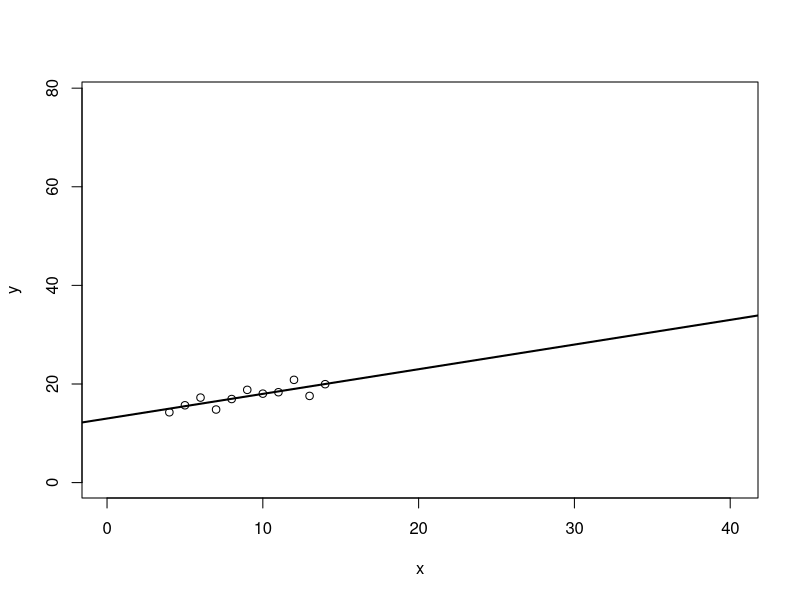
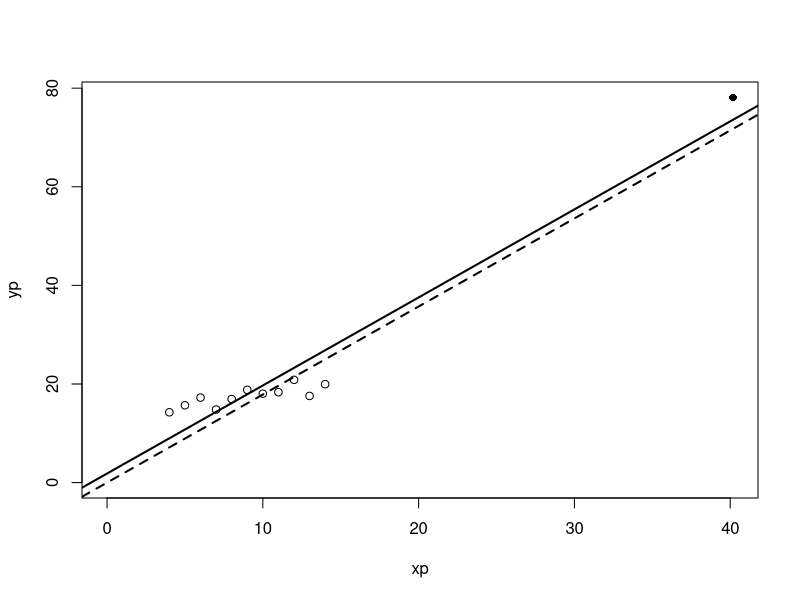

R code for these plots, in order:
## ---- chunk 1
#| echo: false

data(anscombe)
x <- anscombe$x1
y <- anscombe$y1 + 10
n <- length(x)
m <- n/(sqrt(n + 1) - 1)
xp <- c(x, m * mean(x))
yp <- c(y, m * mean(y))
## ---- chunk 2
#| echo: false
#| fig-cap: "Illustration de l'effet de l'ajout d'un point spécial à un ensemble de données. À gauche, la droite de régression usuelle. À droite, le même ensemble de points avec le point spécial ajouté (cercle plein), la droite de régression avec ce nouveau point (ligne pleine) et la droite de régression passant par l'origine (ligne pointillée). Les deux droites sont parallèles."
#| label: fig-ajout-point

plot(y ~ x, xlim = c(0, max(xp)), ylim = c(0, max(yp)))
abline(lm(y ~ x), lwd = 2)
plot(yp ~ xp, xlim = c(0, max(xp)), ylim = c(0, max(yp)),
     pch = c(rep(1, n), 16))
abline(lm(yp ~ xp), lwd = 2)
abline(lm(y ~ -1 + x), lty = 2, lwd = 2)
